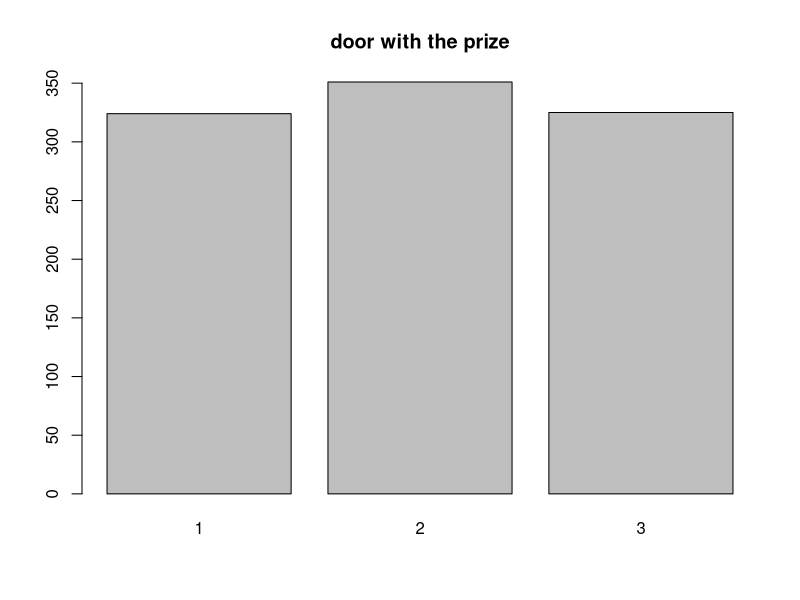
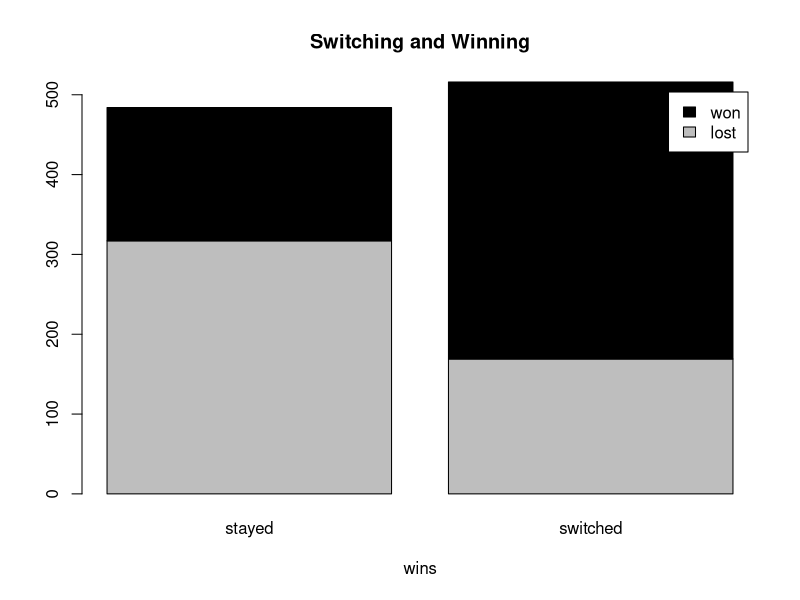

These figures' R source, in order:
## ---- chunk 1
knitr::opts_chunk$set(echo = TRUE)
## ---- chunk 2
trial_limit <- 1000
trial <- 1:trial_limit
MontyHall <- data.frame(trial)
str(MontyHall)
## ---- chunk 3
for (i in trial) { MontyHall$prizeDoor[i] <- sample(1:3,1) }
## ---- chunk 4
barplot(table(MontyHall$prizeDoor), main='door with the prize')
## ---- chunk 5
MontyHall$firstChoice <- sample(1:3,trial_limit,replace=TRUE) 
## ---- chunk 6
MontyHall$selectedWinner <- MontyHall$firstChoice == MontyHall$prizeDoor
for (i in trial) {
  if(MontyHall$selectedWinner[i]){
    MontyHall$revealedDoor[i] <-  sample(c(1:3)[- which(c(1:3) == MontyHall$firstChoice[i])],1)
  } else {
    t <- c(1:3)[-which(c(1:3)==MontyHall$firstChoice[i])]; 
    MontyHall$revealedDoor[i] <- t[-which(t==MontyHall$prizeDoor[i])]
  }
}
## ---- chunk 7
MontyHall$switchChoice <- sample(c(TRUE, FALSE), trial_limit, replace=TRUE) 

MontyHall$action[MontyHall$switchChoice] <- "switched"
MontyHall$action[!MontyHall$switchChoice] <- "stayed"

for (i in trial) {
  if (MontyHall$switchChoice[i]){ 
    t <- c(1:3)[-which(c(1:3)==MontyHall$firstChoice[i])]; 
    MontyHall$finalChoice[i] <- t[-which(t==MontyHall$revealedDoor[i])]
  } else {
    MontyHall$finalChoice[i] <- MontyHall$firstChoice[i]
  }
}
## ---- chunk 8
MontyHall$winner <- MontyHall$finalChoice == MontyHall$prizeDoor
MontyHall$outcome[MontyHall$winner] <- "won"
MontyHall$outcome[!MontyHall$winner] <- "lost"
## ---- chunk 9
str(MontyHall)
## ---- chunk 10
NoSwitchMonty <- subset(MontyHall, MontyHall$switchChoice == FALSE)
prop.table(table(NoSwitchMonty$winner))
## ---- chunk 11
SwitchMonty <- subset(MontyHall, MontyHall$switchChoice == TRUE)
prop.table(table(SwitchMonty$winner))
## ---- chunk 12
prop.table(table(MontyHall$switchChoice))
## ---- chunk 13
prop.table(table(MontyHall$winner))
## ---- chunk 14
t <- table(MontyHall$outcome, MontyHall$action)
barplot(t, main="Switching and Winning",
  xlab="wins", col=c("grey","black"),
 	legend = rownames(t))
